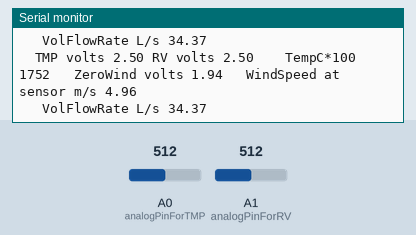
Recording of a sketch running on a simulated Arduino Uno, built with avr-gcc and run on an emulated ATmega328P. On the bench: the last lines printed to the serial monitor. The test bench sets the inputs (shaded band); at power-on: A1 (analogPinForRV) = 512, A0 (analogPinForTMP) = 512.

Above: at 1.2 s.
1.3 s: A1 (analogPinForRV) set to 415
At 1.8 s:
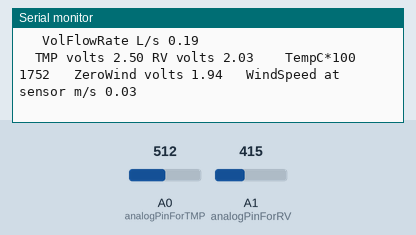
4.3 s: A1 (analogPinForRV) set to 390
At 5.3 s:
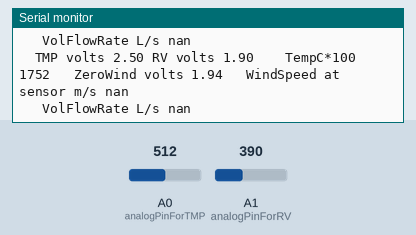
7.3 s: A0 (analogPinForTMP) set to 508
At 7.8 s:
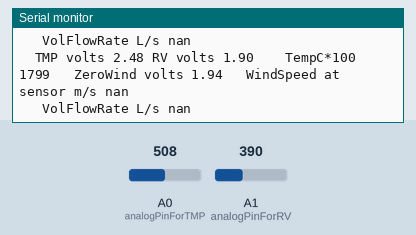
10.3 s: A0 (analogPinForTMP) set to 477
At 11.1 s:
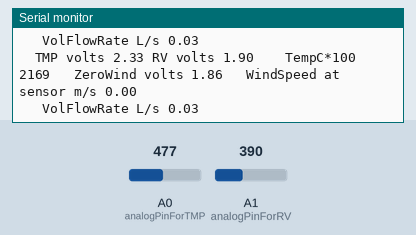
Timing chart, 0 to 13.3 s (numbered marks = the images above; inputs shaded):
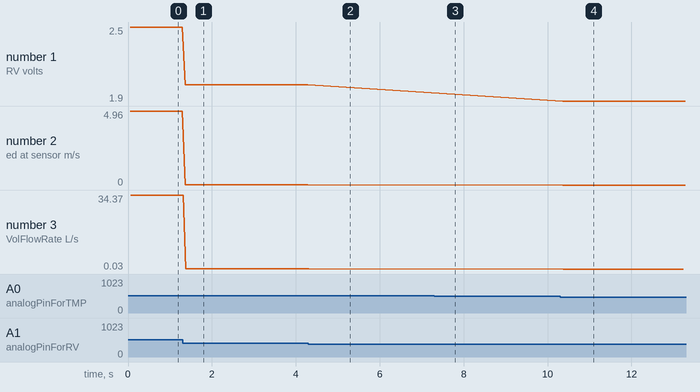

The sketch:

WindSensorIter1.ino
```cpp
/* Modern Device Wind Sensor Sketch for Rev C Wind Sensor
 This sketch is only valid if the wind sensor if powered from
 a regulated 5 volt supply. An Arduino or Modern Device BBB, RBBB
 powered from an external power supply should work fine. Powering from
 USB will also work but will be slightly less accurate in our experience.

When using an Arduino to power the sensor, an external power supply is better. Most Arduinos have a
 polyfuse which protects the USB line. This fuse has enough resistance to reduce the voltage
 available to around 4.7 to 4.85 volts, depending on the current draw.

 The sketch uses the on-chip temperature sensing thermistor to compensate the sensor
 for changes in ambient temperature. Because the thermistor is just configured as a
 voltage divider, the voltage will change with supply voltage. This is why the
 sketch depends upon a regulated five volt supply.

 Other calibrations could be developed for different sensor supply voltages, but would require
 gathering data for those alternate voltages, or compensating the ratio.

 Hardware Setup:
 Wind Sensor Signals    Arduino
 GND                    GND
 +V                     5V
 RV                     A1    // modify the definitions below to use other pins
 TMP                    A0    // modify the definitions below to use other pins


 Paul Badger 2014

 Hardware setup:
 Wind Sensor is powered from a regulated five volt source.
 RV pin and TMP pin are connected to analog innputs.

 */


#define analogPinForRV    1   // change to pins you the analog pins are using
#define analogPinForTMP   0

// to calibrate your sensor, put a glass over it, but the sensor should not be
// touching the desktop surface however.
// adjust the zeroWindAdjustment until your sensor reads about zero with the glass over it.

const float zeroWindAdjustment =  .2; // negative numbers yield smaller wind speeds and vice versa.

int TMP_Therm_ADunits;  //temp termistor value from wind sensor
float RV_Wind_ADunits;    //RV output from wind sensor
float RV_Wind_Volts;
unsigned long lastMillis;
int TempCtimes100;
float zeroWind_ADunits;
float zeroWind_volts;
float WindSpeed_MPH;
float WindSpeed_MetresPerSecond;
float VolFlowRate;

void setup() {

  Serial.begin(57600);   // faster printing to get a bit better throughput on extended info
  // remember to change your serial monitor

  Serial.println("start");
  // put your setup code here, to run once:

  //   Uncomment the three lines below to reset the analog pins A2 & A3
  //   This is code from the Modern Device temp sensor (not required)
  pinMode(A2, INPUT);        // GND pin
  pinMode(A3, INPUT);        // VCC pin
  digitalWrite(A3, LOW);     // turn off pullups

}

void loop() {


  if (millis() - lastMillis > 50){      // read every 200 ms - printing slows this down further

    TMP_Therm_ADunits = analogRead(analogPinForTMP);
    RV_Wind_ADunits = analogRead(analogPinForRV);
    RV_Wind_Volts = (RV_Wind_ADunits *  0.0048828125);

    // these are all derived from regressions from raw data as such they depend on a lot of experimental factors
    // such as accuracy of temp sensors, and voltage at the actual wind sensor, (wire losses) which were unaccouted for.
    TempCtimes100 = (0.005 *((float)TMP_Therm_ADunits * (float)TMP_Therm_ADunits)) - (16.862 * (float)TMP_Therm_ADunits) + 9075.4;

    zeroWind_ADunits = -0.0006*((float)TMP_Therm_ADunits * (float)TMP_Therm_ADunits) + 1.0727 * (float)TMP_Therm_ADunits + 47.172;  //  13.0C  553  482.39

    zeroWind_volts = (zeroWind_ADunits * 0.0048828125) - zeroWindAdjustment;

    // This from a regression from data in the form of
    // Vraw = V0 + b * WindSpeed ^ c
    // V0 is zero wind at a particular temperature
    // The constants b and c were determined by some Excel wrangling with the solver.

   WindSpeed_MPH =  pow(((RV_Wind_Volts - zeroWind_volts) /.2300) , 2.7265);
   WindSpeed_MetresPerSecond = WindSpeed_MPH * 0.44704;
   VolFlowRate = 6.931 * WindSpeed_MetresPerSecond;


    Serial.print("  TMP volts ");
    Serial.print(TMP_Therm_ADunits * 0.0048828125);

    Serial.print(" RV volts ");
    Serial.print((float)RV_Wind_Volts);

    Serial.print("\t  TempC*100 ");
    Serial.print(TempCtimes100 );

    Serial.print("   ZeroWind volts ");
    Serial.print(zeroWind_volts);

    Serial.print("   WindSpeed at sensor m/s ");
    Serial.println((float)WindSpeed_MetresPerSecond);

    Serial.print("   VolFlowRate L/s ");
    Serial.println((float)VolFlowRate);

    lastMillis = millis();
  }

}
```

Measured:
- the behaviour switches between 399 and 398 on A1 (analogPinForRV) (found by bisection; images 1 and 2)
- the behaviour switches between 495 and 494 on A0 (analogPinForTMP) (found by bisection; images 3 and 4)
- after the input at 1.3 s, the serial monitor: prints a new line after 0.06 s (image 1)
- after the input at 4.3 s, the serial monitor: prints a new line after 0.05 s (image 2)
- after the input at 7.3 s, the serial monitor: prints a new line after 0.05 s (image 3)
- after the input at 10.3 s, the serial monitor: prints a new line after 0.06 s (image 4)
- plotted number 1: 2.5 → 2.03 after the input at 1.3 s
- plotted number 2: 4.96 → 0.03 after the input at 1.3 s, 0.03 → 0 after the input at 10.3 s
